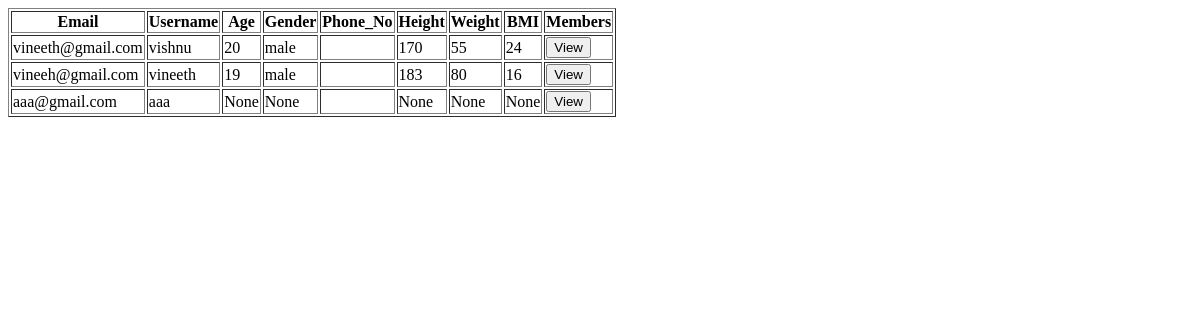
Before: /users with the older database file.
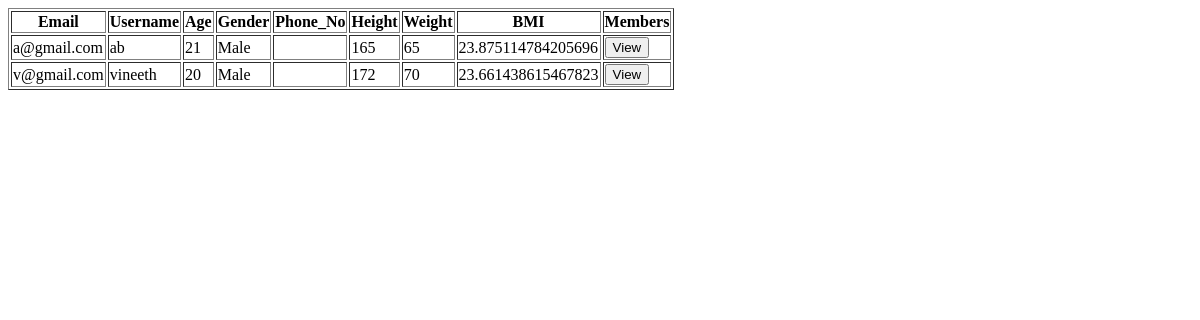
After: the same page with the newer database file.
### nutriguardapp/models.py (models this page shows)
class usertable(models.Model):
    name = models.CharField(max_length=100, null=True, blank=True)
    age = models.IntegerField(null=True, blank=True)
    gender = models.CharField(max_length=100, null=True, blank=True)
    email = models.CharField(max_length=100, null=True, blank=True)
    height = models.CharField(max_length=100, null=True, blank=True)
    weight = models.CharField(max_length=100, null=True, blank=True)
    bmi = models.CharField(max_length=100, null=True, blank=True)
    health_condition=models.CharField(max_length=100,null=True,blank=True)
    food_allergies=models.CharField(max_length=100,null=True,blank=True)
    login_id = models.ForeignKey(logintable,on_delete=models.CASCADE)

### nutriguardapp/views.py (the view)
# urls.py: path('users',usersview.as_view(),name='users'),
class usersview(View):
    def get(self,request):
        c=usertable.objects.all()
        return render(request,"viewuser.html",{'user':c})

### nutriguardapp/templates/viewuser.html (shortened to what this page needs)
<!DOCTYPE html>
<html lang="en">
<head>
</head>
<body>
    <div>
        <table border="1">
            <tr>
            <th>Email</th>
            <th>Username</th>
            <th>Age</th>
            <th>Gender</th>
            <th>Phone_No</th>
            <th>Height</th>
            <th>Weight</th>
            <th>BMI</th>
            <th>Members</th>
            </tr>
            {% for i in user %}
            <tr>
                <td>{{i.email}}</td>
                <td>{{i.name}}</td>
                <td>{{i.age}}</td>
                <td>{{i.gender}}</td>
                <td>{{i.phone}}</td>
                <td>{{i.height}}</td>
                <td>{{i.weight}}</td>
                <td>{{i.bmi}}</td>
                <td><button>View</button></td>
            </tr>
            {% endfor %}
        </table>
    </div>
</body>
</html>

Changed rows visible on the page:
removed usertable: email "vineeth@gmail.com", name "vishnu", age "20", gender "male", height "170", weight "55", bmi "24"
removed usertable: email "vineeh@gmail.com", name "vineeth", age "19", gender "male", height "183", weight "80", bmi "16"
removed usertable: email "aaa@gmail.com", name "aaa", age "None", gender "None", height "None", weight "None", bmi "None"
added usertable: email "a@gmail.com", name "ab", age "21", gender "Male", height "165", weight "65", bmi "23.875114784205696"
added usertable: email "v@gmail.com", name "vineeth", age "20", gender "Male", height "172", weight "70", bmi "23.661438615467823"
